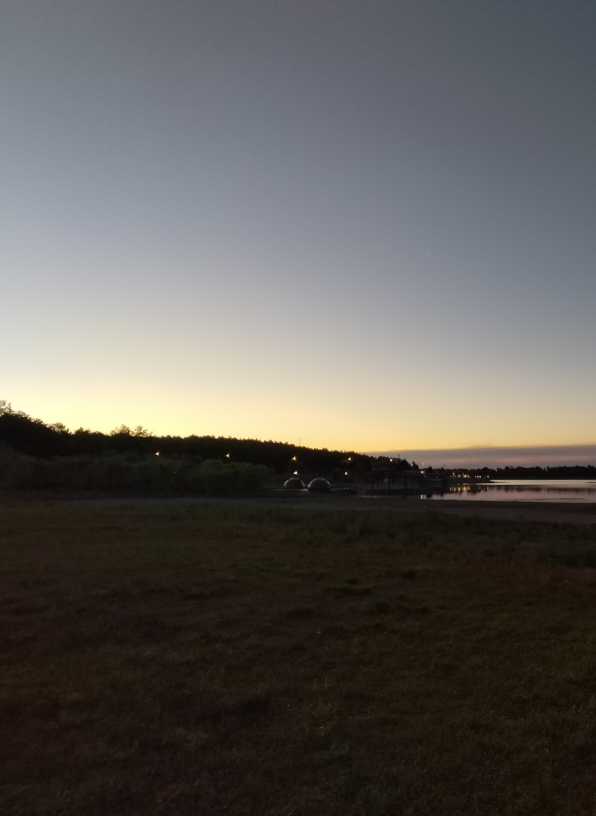
#> input picture Feature-Matches/img1.jpg, 1787 x 2448 px (shown at 1/3 size)
$ python feature_matching.py
#> lines starting #> are read from the running program, lines starting #| are printed output that depends on the picture
import cv2
import matplotlib.pyplot as plt
import numpy as np

# Görüntüleri yükleme (Kendi dosya adlarınızla değiştirin)
img1 = cv2.imread('img1.jpg', cv2.IMREAD_GRAYSCALE)  # Sorgu görüntüsü
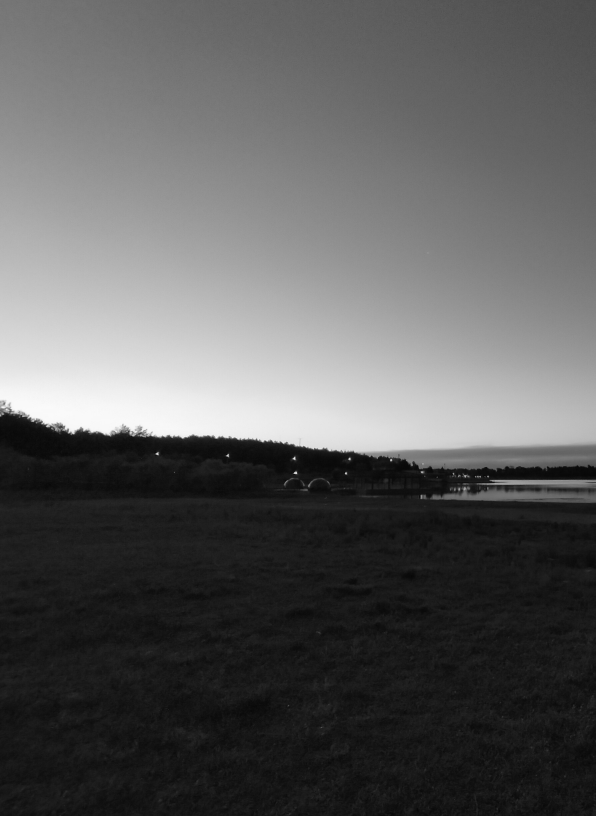
#> img1: shape (2448, 1787) (shown at 1/3 size); min 0, max 253, mean 92.9
img2 = cv2.imread('img2.jpg', cv2.IMREAD_GRAYSCALE)  # Eğitim görüntüsü
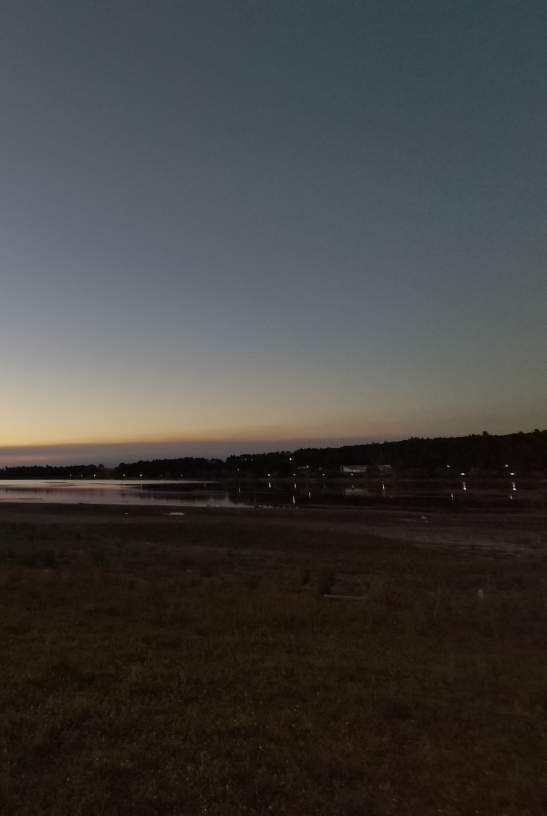
#> input picture Feature-Matches/img2.jpg, 1639 x 2448 px (shown at 1/3 size)
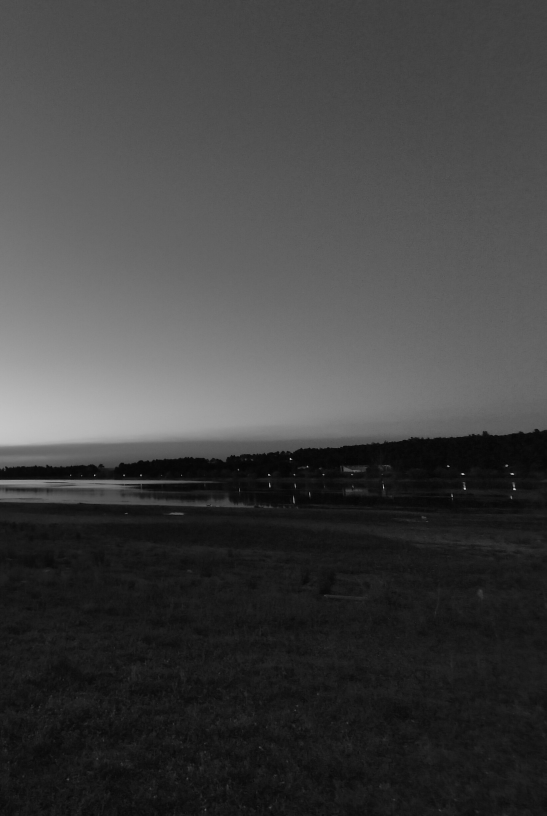
#> img2: shape (2448, 1639) (shown at 1/3 size); min 0, max 223, mean 65.4

# SIFT Dedektörünü Başlatma
sift = cv2.SIFT_create()

# Anahtar Noktaları ve Tanımlayıcıları Bulma
kp1, des1 = sift.detectAndCompute(img1, None)
#> kp1 = 817 keypoints; strongest (x, y, size): (1038, 1420, 4.3), (883, 1375, 5.3), (472, 1361, 5.4), (683, 1367, 5)
kp2, des2 = sift.detectAndCompute(img2, None)
#> kp2 = 634 keypoints; strongest (x, y, size): (1388, 1422, 4.3), (871, 1377, 3.5), (807, 1424, 3.6), (1394, 1466, 4.3)

# Kaba Kuvvet Eşleştiriciyi Başlatma (Varsayılan olarak L2 mesafesi kullanır)
bf = cv2.BFMatcher()

# k-En Yakın Komşu (k=2) Eşleşmesini Bulma
# k=2: Her SIFT tanımlayıcısı için en yakın 2 komşuyu buluruz.
matches = bf.knnMatch(des1, des2, k=2)
#> matches = 817 matches

# Lowe's Oran Testi Uygulama (Hatalı eşleşmeleri eleme)
# En yakın eşleşme, ikinci en yakın eşleşmeden çok daha iyi olmalıdır.
iyi_eslesmeler = []
for m, n in matches:
    # Eğer en yakın mesafe, ikinci en yakının %75'inden azsa, kabul et.
    if m.distance < 0.75 * n.distance:
        iyi_eslesmeler.append([m])
#> after the loop, iyi_eslesmeler = 66 matches

# Eşleşmeleri görselleştirme
img_eslesme = cv2.drawMatchesKnn(
    img1, kp1, img2, kp2, iyi_eslesmeler, None,
    flags=cv2.DrawMatchesFlags_NOT_DRAW_SINGLE_POINTS
)
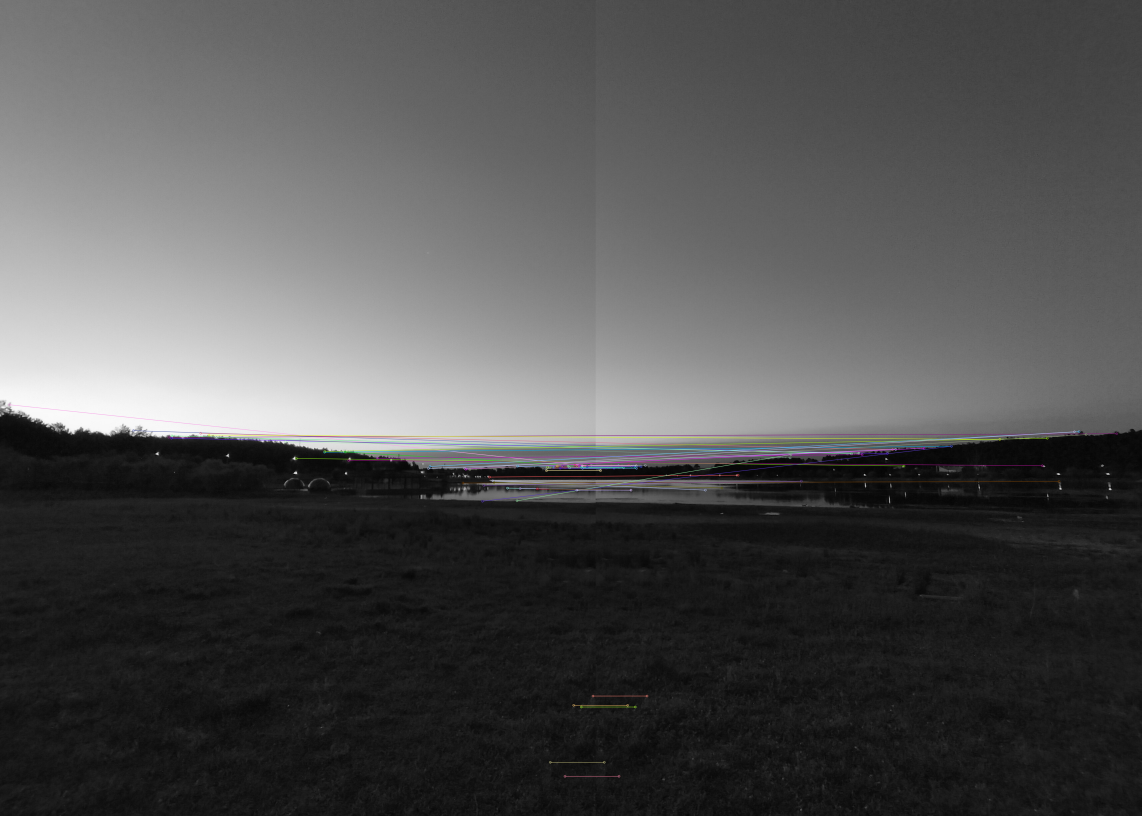
#> img_eslesme: shape (2448, 3426, 3) (shown at 1/3 size); mean of channels 0, 1, 2 80, 79.9, 80; drawn as B, G, R

# Sonucu gösterme
plt.figure(figsize=(15, 8))
plt.imshow(img_eslesme)
plt.title("SIFT + Brute-Force (Oran Testli)")
plt.show()


#%%


import cv2
import matplotlib.pyplot as plt
import numpy as np

img1 = cv2.imread('img1.jpg', cv2.IMREAD_GRAYSCALE)  # Sorgu görüntüsü
img2 = cv2.imread('img2.jpg', cv2.IMREAD_GRAYSCALE)  # Eğitim görüntüsü


# ORB Dedektörünü Başlatma
orb = cv2.ORB_create(nfeatures=5000) # Daha fazla anahtar nokta deneyebiliriz

# Anahtar Noktaları ve Tanımlayıcıları Bulma
kp1, des1 = orb.detectAndCompute(img1, None)
#> kp1 = 3182 keypoints; strongest (x, y, size): (882, 1419, 31), (1037, 1420, 44.6), (1038, 1418, 37.2), (883, 1374, 53.6)
kp2, des2 = orb.detectAndCompute(img2, None)
#> kp2 = 1747 keypoints; strongest (x, y, size): (871, 1378, 31), (871, 1375, 31), (806, 1423, 31), (870, 1378, 37.2)

# Tanımlayıcıların float değil, ikili (binary) olduğundan emin olma
des1 = np.float32(des1) if des1.dtype != np.uint8 else des1
des2 = np.float32(des2) if des2.dtype != np.uint8 else des2

# Kaba Kuvvet Eşleştiriciyi Başlatma
# cv2.NORM_HAMMING: ORB gibi ikili tanımlayıcılar için kullanılır.
# crossCheck=True: Birinci setten A özniteliğinin en iyi eşleşmesi B ise VE
# İkinci setten B özniteliğinin en iyi eşleşmesi A ise eşleşmeyi kabul et.
bf = cv2.BFMatcher(cv2.NORM_HAMMING, crossCheck=True)

# Eşleşmeleri Bulma
matches = bf.match(des1, des2)
#> matches = 441 matches

# Mesafeye göre sıralama (En iyi eşleşmeler en başta olacak)
matches = sorted(matches, key=lambda x: x.distance)

# En iyi 50 eşleşmeyi çizme
n_matches = 50
img_eslesme = cv2.drawMatches(
    img1, kp1, img2, kp2, matches[:n_matches], None,
    flags=cv2.DrawMatchesFlags_NOT_DRAW_SINGLE_POINTS
)

# Sonucu gösterme
plt.figure(figsize=(15, 8))
plt.imshow(img_eslesme)
plt.title(f"ORB + Brute-Force (Hamming Mesafesi, İlk {n_matches} Eşleşme)")
plt.show()


#%%

import cv2
import matplotlib.pyplot as plt
import numpy as np

# Görüntüleri yükleme
img1 = cv2.imread('img1.jpg', cv2.IMREAD_GRAYSCALE)
img2 = cv2.imread('img2.jpg', cv2.IMREAD_GRAYSCALE)

# SIFT Dedektörünü Başlatma
sift = cv2.SIFT_create()

# Anahtar Noktaları ve Tanımlayıcıları Bulma
kp1, des1 = sift.detectAndCompute(img1, None)
#> kp1 = 817 keypoints; strongest (x, y, size): (1038, 1420, 4.3), (883, 1375, 5.3), (472, 1361, 5.4), (683, 1367, 5)
kp2, des2 = sift.detectAndCompute(img2, None)
#> kp2 = 634 keypoints; strongest (x, y, size): (1388, 1422, 4.3), (871, 1377, 3.5), (807, 1424, 3.6), (1394, 1466, 4.3)

# Tanımlayıcıları float32'ye dönüştürme (FLANN için gereklidir)
des1 = np.float32(des1)
des2 = np.float32(des2)

# ----------------------------------------------------
# FLANN Parametreleri
# ----------------------------------------------------

# 1. Index Parametreleri (Algoritma Seçimi: KD-Tree)
FLANN_INDEX_KDTREE = 1
index_params = dict(algorithm=FLANN_INDEX_KDTREE, trees=5) # 5 ağaç kullan

# 2. Arama Parametreleri
search_params = dict(checks=50) # Kontrol edilecek yaprak sayısı

# FLANN Eşleştiriciyi Başlatma
flann = cv2.FlannBasedMatcher(index_params, search_params)

# k-En Yakın Komşu (k=2) Eşleşmesini Bulma
matches = flann.knnMatch(des1, des2, k=2)
#> matches = 817 matches

# Lowe's Oran Testi Uygulama (Hata elemesi)
iyi_eslesmeler = []
# Eşleşmeleri çizerken maske kullanacağız
matchesMask = [[0, 0] for i in range(len(matches))]
#> matchesMask = 817 pairs, first value 0 to 0, second value 0 to 0

for i, (m, n) in enumerate(matches):
    # m.distance < 0.7 * n.distance (Bu eşiği 0.7 yerine 0.75 de kullanabiliriz)
    if m.distance < 0.7 * n.distance:
        iyi_eslesmeler.append(m)
        matchesMask[i] = [1, 0] # Çizim için maske işaretleme
#> after the loop, iyi_eslesmeler = 50 matches; matchesMask = 817 pairs, first value 0 to 1, second value 0 to 0

# Eşleşmeleri görselleştirme
draw_params = dict(
    matchColor=(0, 255, 0),       # Eşleşme çizgileri yeşil
    singlePointColor=(255, 0, 0), # Anahtar noktalar mavi
    matchesMask=matchesMask,      # Sadece maskelenen (iyi) eşleşmeleri çiz
    flags=cv2.DrawMatchesFlags_DEFAULT
)
#> draw_params = 4 items

img_eslesme = cv2.drawMatchesKnn(
    img1, kp1, img2, kp2, matches, None, **draw_params
)
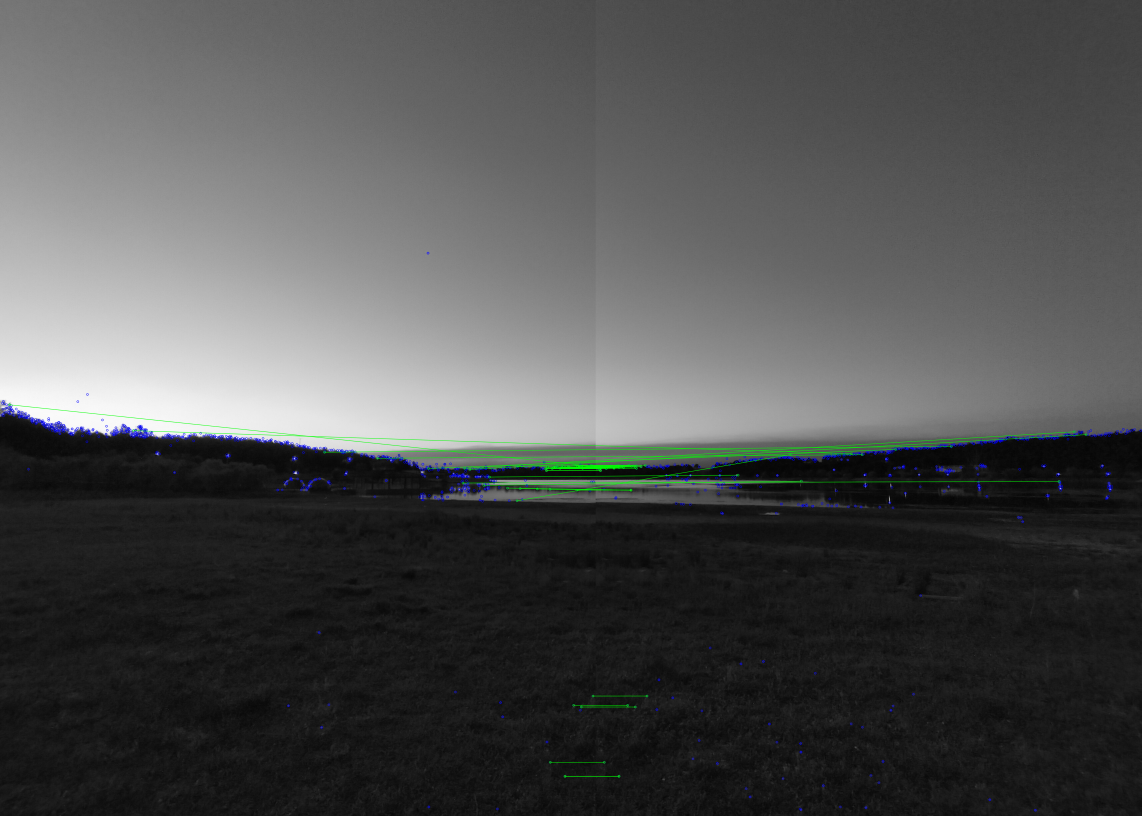
#> img_eslesme: shape (2448, 3426, 3) (shown at 1/3 size); mean of channels 0, 1, 2 79.9, 80.1, 79.2; drawn as B, G, R

# Sonucu gösterme
plt.figure(figsize=(15, 8))
plt.imshow(img_eslesme)
plt.title("SIFT + FLANN Eşleştirme (KD-Tree ve Oran Testi)")
plt.show()
